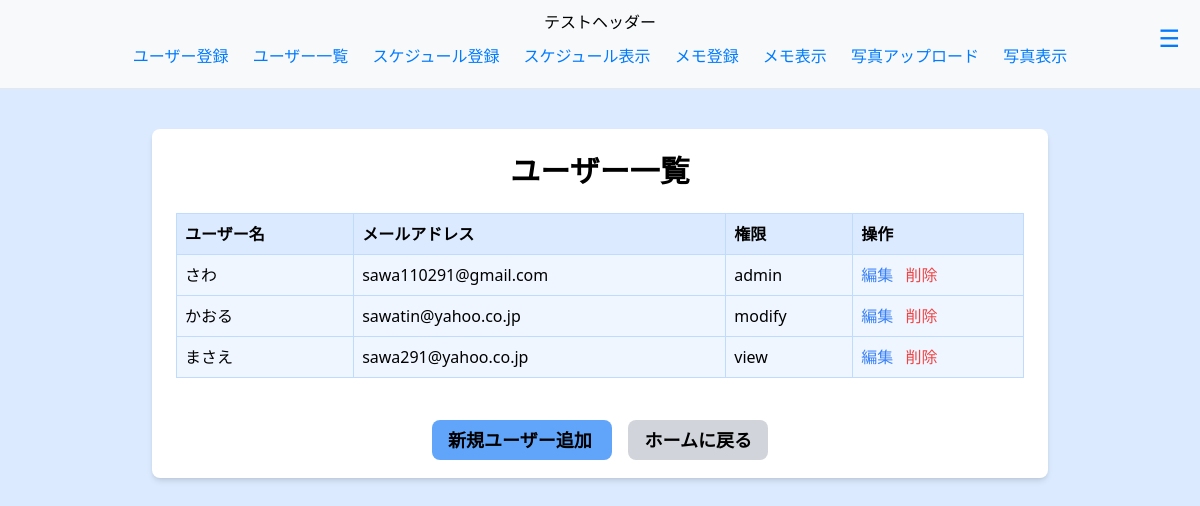
Screenshot of /user_list.php (signed in) with the database file from the repository.
### tables this page shows
CREATE TABLE `users` (
  `id` int(11) NOT NULL,
  `username` varchar(255) NOT NULL,
  `email` varchar(255) NOT NULL,
  `password` varchar(255) NOT NULL,
  `role` enum('admin','modify','view') NOT NULL,
  `created_at` timestamp NOT NULL DEFAULT current_timestamp(),
  `updated_at` timestamp NOT NULL DEFAULT current_timestamp() ON UPDATE current_timestamp()
);

### funcs.php (called while the page is built, shortened)
<?php
function h($str){
    return htmlspecialchars($str, ENT_QUOTES);
}

### user_list.php (the view, shortened to what this page needs)
<?php
require_once 'funcs.php';
$pdo = db_conn();
$stmt = $pdo->prepare("SELECT u.id, u.username, u.email, u.role FROM users u
                      JOIN group_members gm ON u.id = gm.user_id
                      WHERE gm.group_id = ?");
$stmt->execute([$_SESSION['group_id']]);
$users = $stmt->fetchAll(PDO::FETCH_ASSOC);
?>
<!DOCTYPE html>
<html lang="ja">
<head>
    <script src="https://cdn.tailwindcss.com"></script>
</head>
<body class="bg-blue-100">
    <?include 'header_test.php';?>
    <div class="container mx-auto mt-10 p-6 bg-white rounded-lg shadow-md max-w-4xl">
        <h1 class="text-3xl font-bold mb-6 text-center">ユーザー一覧</h1>
        <div class="overflow-x-auto">
            <table class="w-full mb-6 bg-blue-50 border-collapse border border-blue-200">
                <thead>
                    <tr class="bg-blue-100">
                        <th class="text-left text-base font-semibold p-2 border border-blue-200">ユーザー名</th>
                        <th class="text-left text-base font-semibold p-2 border border-blue-200">メールアドレス</th>
                        <th class="text-left text-base font-semibold p-2 border border-blue-200">権限</th>
                        <?php if ($_SESSION['role'] == 'admin'): ?>
                            <th class="text-left text-base font-semibold p-2 border border-blue-200">操作</th>
                        <?php endif; ?>
                    </tr>
                </thead>
                <tbody>
                    <?php foreach ($users as $user): ?>
                        <tr class="hover:bg-blue-100 transition-colors duration-200">
                            <td class="text-base p-2 border border-blue-200"><?= h($user['username']) ?></td>
                            <td class="text-base p-2 border border-blue-200"><?= h($user['email']) ?></td>
                            <td class="text-base p-2 border border-blue-200"><?= h($user['role']) ?></td>
                            <?php if ($_SESSION['role'] == 'admin'): ?>
                                <td class="text-base p-2 border border-blue-200">
                                    <a href="user_edit.php?id=<?= $user['id'] ?>" class="text-blue-500 hover:text-blue-700 mr-2">編集</a>
                                    <a href="user_delete.php?id=<?= $user['id'] ?>" class="text-red-500 hover:text-red-700" onclick="return confirm('本当にこのユーザーを削除しますか？');">削除</a>
                                </td>
                            <?php endif; ?>
                        </tr>
                    <?php endforeach; ?>
                </tbody>
            </table>
        </div>
        <div class="mt-6 text-center space-x-4">
            <?php if ($_SESSION['role'] == 'admin'): ?>
                <a href="user_register.php" class="bg-blue-400 hover:bg-blue-500 text-black font-bold py-2 px-4 rounded-lg text-sm sm:text-base md:text-lg transition duration-300">
                    新規ユーザー追加
                </a>
            <?php endif; ?>
            <a href="home.php" class="bg-gray-300 hover:bg-gray-400 text-black font-bold py-2 px-4 rounded-lg text-sm sm:text-base md:text-lg transition duration-300">
                ホームに戻る
            </a>
        </div>
    </div>
</body>
</html>

### rows the page displays
users: username "さわ", email "sawa110291@gmail.com", role "admin"
users: username "かおる", email "sawatin@yahoo.co.jp", role "modify"
users: username "まさえ", email "sawa291@yahoo.co.jp", role "view"
